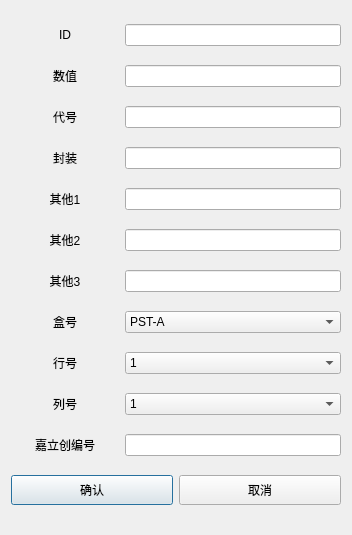
<?xml version="1.0" encoding="UTF-8"?>
<ui version="4.0">
 <class>DialogUpdate</class>
 <widget class="QDialog" name="DialogUpdate">
  <property name="geometry">
   <rect>
    <x>0</x>
    <y>0</y>
    <width>352</width>
    <height>535</height>
   </rect>
  </property>
  <property name="windowTitle">
   <string>Dialog</string>
  </property>
  <layout class="QVBoxLayout" name="verticalLayout">
   <item>
    <layout class="QHBoxLayout" name="horizontalLayout_11" stretch="1,2">
     <item>
      <widget class="QLabel" name="lb_id">
       <property name="text">
        <string>ID</string>
       </property>
       <property name="alignment">
        <set>Qt::AlignCenter</set>
       </property>
      </widget>
     </item>
     <item>
      <widget class="QLineEdit" name="le_id"/>
     </item>
    </layout>
   </item>
   <item>
    <layout class="QHBoxLayout" name="horizontalLayout" stretch="1,2">
     <item>
      <widget class="QLabel" name="lb_value">
       <property name="text">
        <string>数值</string>
       </property>
       <property name="alignment">
        <set>Qt::AlignCenter</set>
       </property>
      </widget>
     </item>
     <item>
      <widget class="QLineEdit" name="le_value"/>
     </item>
    </layout>
   </item>
   <item>
    <layout class="QHBoxLayout" name="horizontalLayout_2" stretch="1,2">
     <item>
      <widget class="QLabel" name="lb_codeName">
       <property name="text">
        <string>代号</string>
       </property>
       <property name="alignment">
        <set>Qt::AlignCenter</set>
       </property>
      </widget>
     </item>
     <item>
      <widget class="QLineEdit" name="le_codeName"/>
     </item>
    </layout>
   </item>
   <item>
    <layout class="QHBoxLayout" name="horizontalLayout_3" stretch="1,2">
     <item>
      <widget class="QLabel" name="lb_footPrint">
       <property name="text">
        <string>封装</string>
       </property>
       <property name="alignment">
        <set>Qt::AlignCenter</set>
       </property>
      </widget>
     </item>
     <item>
      <widget class="QLineEdit" name="le_footPrint"/>
     </item>
    </layout>
   </item>
   <item>
    <layout class="QHBoxLayout" name="horizontalLayout_4" stretch="1,2">
     <item>
      <widget class="QLabel" name="lb_other1">
       <property name="text">
        <string>其他1</string>
       </property>
       <property name="alignment">
        <set>Qt::AlignCenter</set>
       </property>
      </widget>
     </item>
     <item>
      <widget class="QLineEdit" name="le_other1"/>
     </item>
    </layout>
   </item>
   <item>
    <layout class="QHBoxLayout" name="horizontalLayout_5" stretch="1,2">
     <item>
      <widget class="QLabel" name="lb_other2">
       <property name="text">
        <string>其他2</string>
       </property>
       <property name="alignment">
        <set>Qt::AlignCenter</set>
       </property>
      </widget>
     </item>
     <item>
      <widget class="QLineEdit" name="le_other2"/>
     </item>
    </layout>
   </item>
   <item>
    <layout class="QHBoxLayout" name="horizontalLayout_6" stretch="1,2">
     <item>
      <widget class="QLabel" name="lb_other3">
       <property name="text">
        <string>其他3</string>
       </property>
       <property name="alignment">
        <set>Qt::AlignCenter</set>
       </property>
      </widget>
     </item>
     <item>
      <widget class="QLineEdit" name="le_other3"/>
     </item>
    </layout>
   </item>
   <item>
    <layout class="QHBoxLayout" name="horizontalLayout_7" stretch="1,2">
     <item>
      <widget class="QLabel" name="lb_boxName">
       <property name="text">
        <string>盒号</string>
       </property>
       <property name="alignment">
        <set>Qt::AlignCenter</set>
       </property>
      </widget>
     </item>
     <item>
      <widget class="QComboBox" name="cb_boxName">
       <item>
        <property name="text">
         <string>PST-A</string>
        </property>
       </item>
       <item>
        <property name="text">
         <string>PST-B</string>
        </property>
       </item>
       <item>
        <property name="text">
         <string>PST-C</string>
        </property>
       </item>
       <item>
        <property name="text">
         <string>PST-D</string>
        </property>
       </item>
       <item>
        <property name="text">
         <string>PST-E</string>
        </property>
       </item>
       <item>
        <property name="text">
         <string>WQ</string>
        </property>
       </item>
       <item>
        <property name="text">
         <string>YS-A</string>
        </property>
       </item>
       <item>
        <property name="text">
         <string>YS-B</string>
        </property>
       </item>
       <item>
        <property name="text">
         <string>YS-C</string>
        </property>
       </item>
       <item>
        <property name="text">
         <string>YS-D</string>
        </property>
       </item>
       <item>
        <property name="text">
         <string>YS-E</string>
        </property>
       </item>
       <item>
        <property name="text">
         <string>YS-F</string>
        </property>
       </item>
       <item>
        <property name="text">
         <string>YS-G</string>
        </property>
       </item>
       <item>
        <property name="text">
         <string>YS-H</string>
        </property>
       </item>
       <item>
        <property name="text">
         <string>YS-I</string>
        </property>
       </item>
       <item>
        <property name="text">
         <string>YS-J</string>
        </property>
       </item>
       <item>
        <property name="text">
         <string>YS-K</string>
        </property>
       </item>
       <item>
        <property name="text">
         <string>YS-L</string>
        </property>
       </item>
       <item>
        <property name="text">
         <string>YS-M</string>
        </property>
       </item>
       <item>
        <property name="text">
         <string>YS-N</string>
        </property>
       </item>
       <item>
        <property name="text">
         <string>YS-O</string>
        </property>
       </item>
       <item>
        <property name="text">
         <string>YS-P</string>
        </property>
       </item>
       <item>
        <property name="text">
         <string>YS-Q</string>
        </property>
       </item>
       <item>
        <property name="text">
         <string>YS-R</string>
        </property>
       </item>
       <item>
        <property name="text">
         <string>YS-S</string>
        </property>
       </item>
       <item>
        <property name="text">
         <string>YS-T</string>
        </property>
       </item>
       <item>
        <property name="text">
         <string>YS-U</string>
        </property>
       </item>
       <item>
        <property name="text">
         <string>YS-V</string>
        </property>
       </item>
       <item>
        <property name="text">
         <string>YS-W</string>
        </property>
       </item>
       <item>
        <property name="text">
         <string>YS-X</string>
        </property>
       </item>
       <item>
        <property name="text">
         <string>YS-Y</string>
        </property>
       </item>
       <item>
        <property name="text">
         <string>YS-Z</string>
        </property>
       </item>
       <item>
        <property name="text">
         <string>大箱子</string>
        </property>
       </item>
      </widget>
     </item>
    </layout>
   </item>
   <item>
    <layout class="QHBoxLayout" name="horizontalLayout_8" stretch="1,2">
     <item>
      <widget class="QLabel" name="lb_lineNumber">
       <property name="text">
        <string>行号</string>
       </property>
       <property name="alignment">
        <set>Qt::AlignCenter</set>
       </property>
      </widget>
     </item>
     <item>
      <widget class="QComboBox" name="cb_lineNumber">
       <item>
        <property name="text">
         <string>1</string>
        </property>
       </item>
       <item>
        <property name="text">
         <string>2</string>
        </property>
       </item>
       <item>
        <property name="text">
         <string>3</string>
        </property>
       </item>
       <item>
        <property name="text">
         <string>4</string>
        </property>
       </item>
       <item>
        <property name="text">
         <string>5</string>
        </property>
       </item>
      </widget>
     </item>
    </layout>
   </item>
   <item>
    <layout class="QHBoxLayout" name="horizontalLayout_9" stretch="1,2">
     <item>
      <widget class="QLabel" name="lb_colimnNumber">
       <property name="text">
        <string>列号</string>
       </property>
       <property name="alignment">
        <set>Qt::AlignCenter</set>
       </property>
      </widget>
     </item>
     <item>
      <widget class="QComboBox" name="cb_colimnNumber">
       <item>
        <property name="text">
         <string>1</string>
        </property>
       </item>
       <item>
        <property name="text">
         <string>2</string>
        </property>
       </item>
       <item>
        <property name="text">
         <string>3</string>
        </property>
       </item>
       <item>
        <property name="text">
         <string>4</string>
        </property>
       </item>
       <item>
        <property name="text">
         <string>5</string>
        </property>
       </item>
       <item>
        <property name="text">
         <string>6</string>
        </property>
       </item>
       <item>
        <property name="text">
         <string>7</string>
        </property>
       </item>
       <item>
        <property name="text">
         <string>8</string>
        </property>
       </item>
       <item>
        <property name="text">
         <string>9</string>
        </property>
       </item>
       <item>
        <property name="text">
         <string>10</string>
        </property>
       </item>
      </widget>
     </item>
    </layout>
   </item>
   <item>
    <layout class="QHBoxLayout" name="horizontalLayout_12" stretch="1,2">
     <item>
      <widget class="QLabel" name="lb_jlcNumber">
       <property name="text">
        <string>嘉立创编号</string>
       </property>
       <property name="alignment">
        <set>Qt::AlignCenter</set>
       </property>
      </widget>
     </item>
     <item>
      <widget class="QLineEdit" name="le_jlcNumber"/>
     </item>
    </layout>
   </item>
   <item>
    <layout class="QHBoxLayout" name="horizontalLayout_10">
     <item>
      <widget class="QPushButton" name="btn_ok">
       <property name="minimumSize">
        <size>
         <width>0</width>
         <height>30</height>
        </size>
       </property>
       <property name="text">
        <string>确认</string>
       </property>
      </widget>
     </item>
     <item>
      <widget class="QPushButton" name="btn_cancel">
       <property name="minimumSize">
        <size>
         <width>0</width>
         <height>30</height>
        </size>
       </property>
       <property name="text">
        <string>取消</string>
       </property>
      </widget>
     </item>
    </layout>
   </item>
  </layout>
 </widget>
 <resources/>
 <connections/>
</ui>
